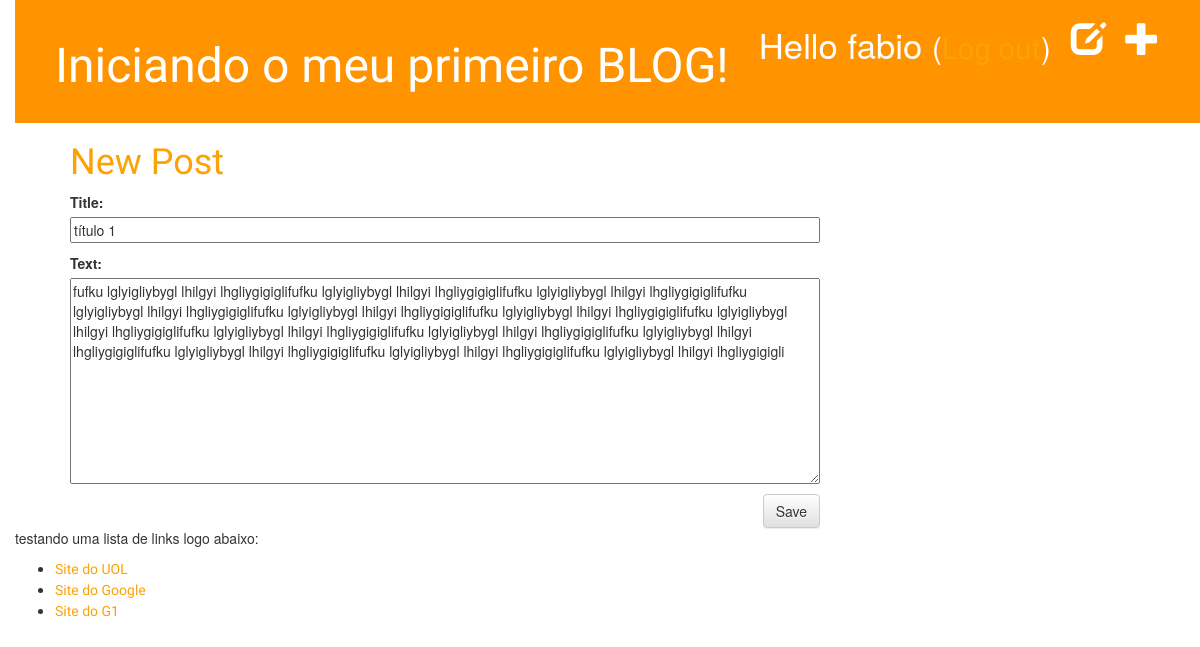
The app's page /ˆpost/1/edit/ (signed in) with its own data.
### blog/models.py (models this page shows, shortened)
class Post(models.Model):
    author = models.ForeignKey('auth.User', on_delete = models.CASCADE)
    title = models.CharField(max_length=200)
    text = models.TextField()
    created_date = models.DateTimeField(default=timezone.now)
    published_date = models.DateTimeField(blank=True, null=True)

### blog/forms.py
class PostForm(forms.ModelForm):
     class Meta:
         model = Post
         fields = ('title', 'text')

### blog/views.py (called while the page is built)
@login_required
def post_edit(request,pk):
    post = get_object_or_404(Post, pk=pk)
    if request.method == 'POST':
        form = PostForm(request.POST, instance=post)
        if form.is_valid():
            post = form.save(commit=False)
            post.author = request.user
            post.save()
            return redirect('post_detail', pk=post.pk)
    else:
        form = PostForm(instance=post)
    return render(request, 'blog/post_edit.html', {'form': form})

### blog/templates/blog/post_edit.html
{% extends 'blog/base.html'%}
{% block content %}
  <h1>New Post</h1>
  <form method="Post" class="post-form">{% csrf_token %}
    {{ form.as_p}}
    <button type="submit" class="save btn btn-default">Save</button>
  </form>
{% endblock %}

### blog/templates/blog/base.html (shortened to what this page needs)
{% load staticfiles %}
<html>
  <head>
    <link rel="stylesheet" href="//maxcdn.bootstrapcdn.com/bootstrap/3.2.0/css/bootstrap.min.css">
    <link rel="stylesheet" href="//maxcdn.bootstrapcdn.com/bootstrap/3.2.0/css/bootstrap-theme.min.css">
    <link rel="stylesheet" href="{% static 'css/blog.css' %}">
  </head>
  <body>
    <div class="page_header">
      {% if user.is_authenticated %}
        <a href="{% url 'post_new' %}" class="top-menu"><span class="glyphicon glyphicon-plus"></span></a>
        <a href="{% url 'post_draft_list' %}" class="top-menu"><span class="glyphicon glyphicon-edit"></span></a>
        <p class="top-menu">Hello {{ user.username }} <small>(<a href="{% url 'logout' %}">Log out</a>)</small></p>
      {% else %}
        <a href="{% url 'login' %}" class="top-menu"><span class="glyphicon glyphicon-lock"></span></a>
      {% endif %}
      <h1><a href="/">Iniciando o meu primeiro BLOG!</a></h1>
    </div>
    <div class="content container">
        <div class="row">
            <div class="col-md-8">
              {% block content %}
              {% endblock %}
            </div>
        </div>
    </div>
    <div>
      <p>testando uma lista de links logo abaixo:</p>
      <ul>
        <li><a href="http://www.uol.com.br">Site do UOL</a></li>
        <li><a href="http://www.google.com.br">Site do Google</a></li>
        <li><a href="http://www.g1.globo.com.br">Site do G1</a></li>
      </ul>
    </div>
  </body>
</html>

### blog/static/css/blog.css (style rules this page uses)
h1, a { color: #FCA205; font-family: 'Lobster'; }
body { padding-left: 15px; }
.page_header { background-color: #ff9400; margin-top: 0; padding: 20px 20px 20px 40px; }
.page_header h1, .page_header h1 a, page_header h1 a:visited, page_header h1 a:active { color: #ffffff; font-size: 36pt; text-decoration: none; }
.content { margin-left: 40px; }
h1, h2, h3, h4 { font-family: 'Lobster', cursive; }
.save { float: right; }
.post-form textarea, .post-form input { width: 100%; }
.top-menu, .top-menu:hover, .top-menu:visited { color: #ffffff; float: right; font-size: 26pt; margin-right: 20px; }

### records on screen
Post: title "título 1", text "fufku lglyigliybygl lhilgyi lhgliygigiglifufku lglyigliybygl lhilgyi lhgliygigiglifufku lglyigliybygl lhilgyi lhgliygigiglifufku lglyigliybygl lhilgyi lhgliygigiglifufku lglyigliybygl lhilgyi lhgliygigiglifufku lglyigliybygl lhilgyi lhgliygigiglifufku lglyigliybygl lhilgyi lhgliygigiglifufku lglyigliybygl lhilgyi lhgliygigiglifufku lglyigliybygl lhilgyi lhgliygigiglifufku lglyigliybygl lhilgyi lhgliygigiglifufku lglyigliybygl lhilgyi lhgliygigiglifufku lglyigliybygl lhilgyi lhgliygigiglifufku lglyigliybygl lhilgyi lhgliygigigli"

### other values on screen
{{ user.username }} "fabio"
